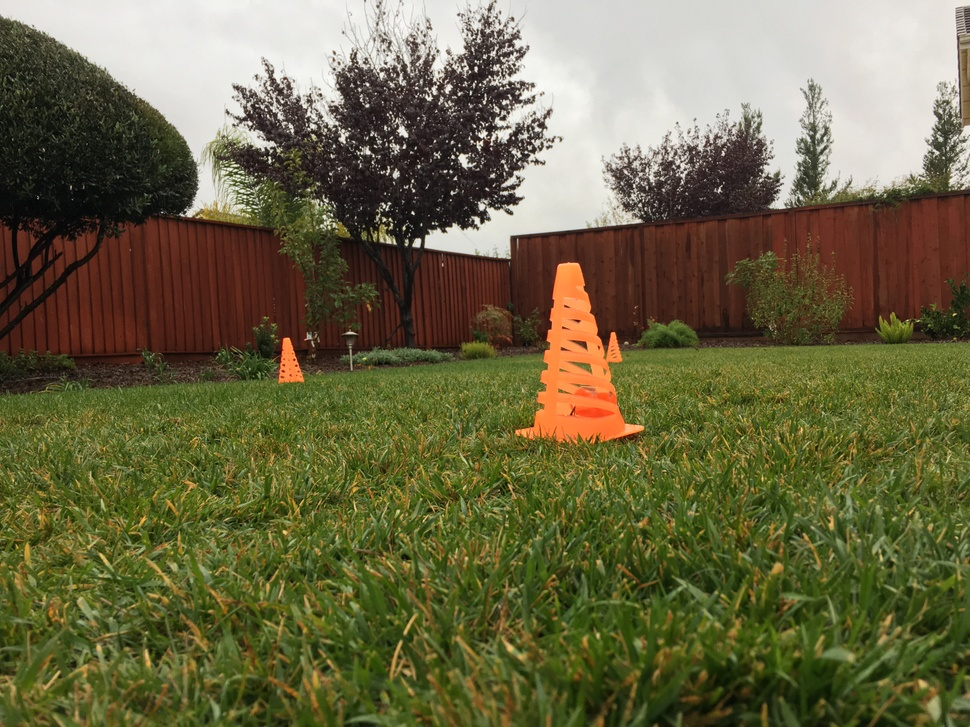
#> input picture images/IMG_1053.JPG, 970 x 727 px, shrunk from 4032 x 3024 before the run; its folder holds only this picture in this run
$ python cones.py   (Python 2 division)   (older library calls are emulated)
#> lines starting #> are read from the running program, lines starting #| are printed output that depends on the picture; after the words box and inside, x2 and y2 are one past the last pixel; in counts of white or black regions, pixels touching at a corner belong together
import numpy as np
import cv2
import glob
import os

def is_cv2():
    # if we are using OpenCV 2, then our cv2.__version__ will start
    # with '2.'
    return check_opencv_version("2.")

# [4 lines left out: function is_cv3, not called in this run]

def check_opencv_version(major, lib=None):
    # if the supplied library is None, import OpenCV
    if lib is None:
        import cv2 as lib

    # return whether or not the current OpenCV version matches the
    # major version number
    return lib.__version__.startswith(major)

def convexHullIsPointingUp(hull):
    x, y, w, h = cv2.boundingRect(hull)

    aspectRatio = float(w) / h
    if aspectRatio > 0.9:
        return False

    listOfPointsAboveCenter = []
    listOfPointsBelowCenter = []

    intYcenter = y + h / 2

    # step through all points in convex hull
    for point in hull:
        # and add each point to
        # list of points above or below vertical center as applicable
        if point[0][1] < intYcenter:
            listOfPointsAboveCenter.append(point)

        if point[0][1] >= intYcenter:
            listOfPointsBelowCenter.append(point)

    intLeftMostPointBelowCenter = listOfPointsBelowCenter[0][0][0]
    intRightMostPointBelowCenter = listOfPointsBelowCenter[0][0][0]

    # determine left most point below center
    for point in listOfPointsBelowCenter:

            if point[0][0] < intLeftMostPointBelowCenter:
                intLeftMostPointBelowCenter = point[0][0]

        # determine right most point below center
    for point in listOfPointsBelowCenter:
        if point[0][0] >= intRightMostPointBelowCenter:
            intRightMostPointBelowCenter = point[0][0]

        # step through all points above center
    for point in listOfPointsAboveCenter:
        if point[0][0] < intLeftMostPointBelowCenter or \
         point[0][0] > intRightMostPointBelowCenter:
            return False

    # if we get here, shape has passed pointing up check
    return True


def testcone(img, file=''):
#> called with file = './images/IMG_1053.JPG'
    print 'Image shape ', img.shape
#| Image shape  (727, 970, 3)
    cv2.imshow('image', img)
    # convert to HSV color space, this will produce better color filtering
    imgHSV = cv2.cvtColor(img, cv2.COLOR_BGR2HSV)
#> imgHSV: shape (727, 970, 3); mean H, S, V 27.6, 124.1, 111.5
#> img is the input picture: shape (727, 970, 3); mean B, G, R 68.1, 102.1, 106.5

    # Threshold on low range of HSV red
    low_redl = np.array([0, 135, 135])
    low_redh = np.array([15, 255, 255])
    imgThreshLow = cv2.inRange(imgHSV, low_redl, low_redh)
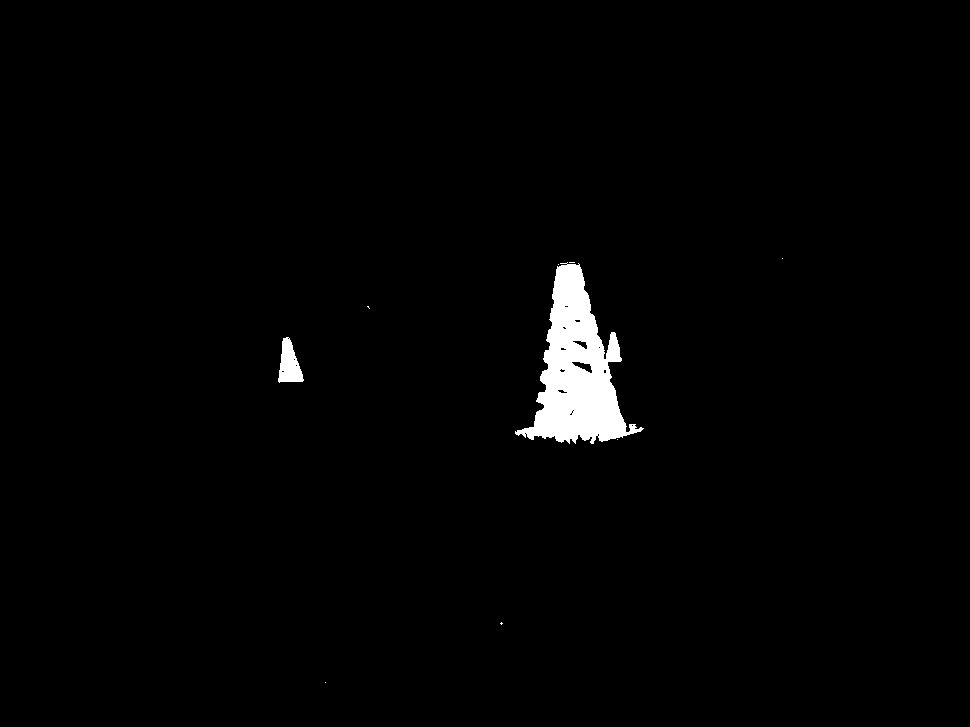
#> imgThreshLow: shape (727, 970); 1.6% white; 9 white regions (7 under 20 px), largest, box (x1, y1, x2, y2) and area: (515, 262, 644, 444) 10510, (278, 337, 304, 383) 732

    # threshold on high range of HSV red
    high_redl = np.array([159, 135, 135])
    high_redh = np.array([179, 255, 255])
    imgThreshHigh = cv2.inRange(imgHSV, high_redl, high_redh)
#> imgThreshHigh: shape (727, 970); every value is 0

    # combine low range red thresh and high range red thresh
    imgThresh = cv2.bitwise_or(imgThreshLow, imgThreshHigh)

    # clone/copy thresh image before smoothing
    imgThreshSmoothed = imgThresh.copy()
    # open image (erode, then dilate)
    kernel = np.ones((3, 3), np.uint8)
    imgThreshSmoothed = cv2.erode(imgThresh, kernel, iterations=1)
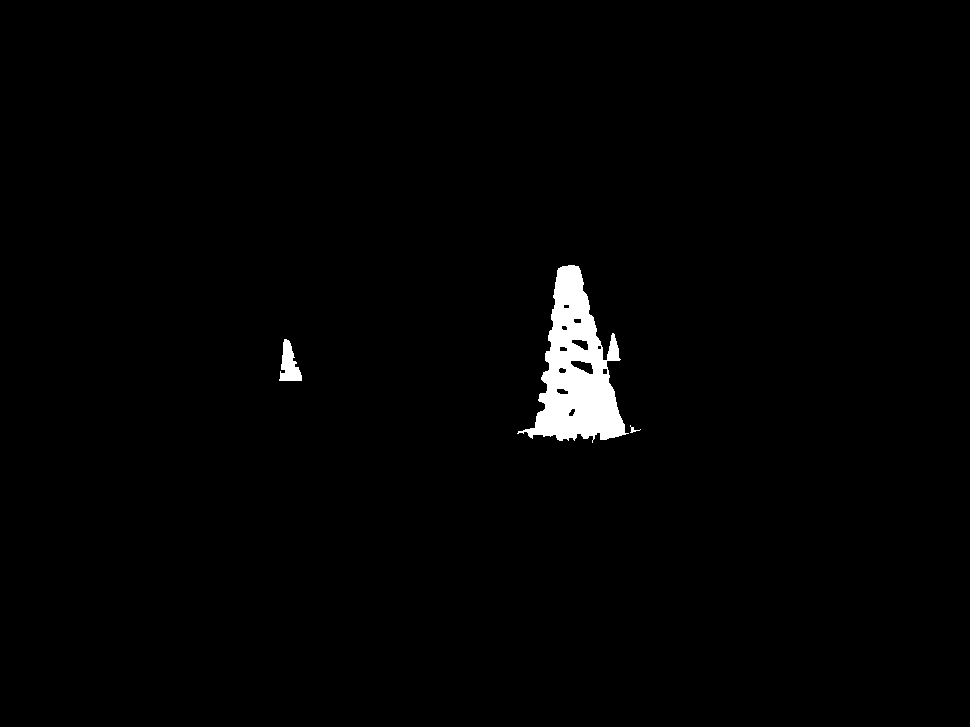
#> imgThreshSmoothed: shape (727, 970); 1.4% white; 3 white regions, box (x1, y1, x2, y2) and area: (517, 265, 629, 443) 9313, (279, 339, 302, 381) 566, (630, 425, 641, 433) 29
    imgThreshSmoothed = cv2.dilate(imgThreshSmoothed, kernel, iterations=1)
#> imgThreshSmoothed: shape (727, 970); 1.6% white; 2 white regions, box (x1, y1, x2, y2) and area: (516, 264, 642, 444) 10442, (278, 338, 303, 382) 718
    # Gaussian blur
    imgThreshSmoothed = cv2.GaussianBlur(imgThreshSmoothed, (5, 5), 0)
    cv2.imshow('imgThreshSmoothed ', imgThreshSmoothed)
    # get Canny edges

    imgCanny = cv2.Canny(imgThreshSmoothed, 160, 80)
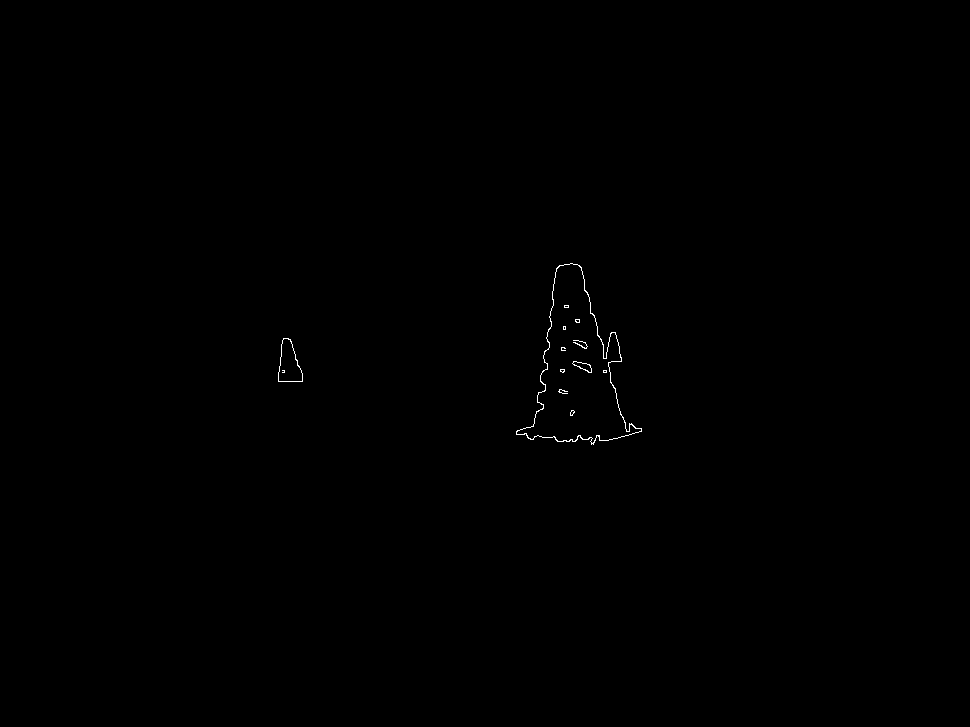
#> imgCanny: shape (727, 970); 0.15% white in thin lines or dots, all inside (x1, y1, x2, y2) = (278, 263, 642, 445)
    cv2.imshow('imgCanny ', imgCanny)
    contours = None

    if is_cv2():
        contours, hierarchy = cv2.findContours(imgCanny,cv2.RETR_EXTERNAL,cv2.CHAIN_APPROX_SIMPLE)
    else:
        image, contours, hierarchy = cv2.findContours(imgCanny,cv2.RETR_EXTERNAL,cv2.CHAIN_APPROX_SIMPLE)
#> contours = 2 contours; box (x1, y1, x2, y2) and area: (516, 263, 642, 445) 10652, (278, 338, 303, 382) 707

    listOfContours = []
    if len(contours) != 0:
        for cnt in contours:

            # epsilon = 0.1 * cv2.arcLength(cnt, True)
            # print'epsilon',epsilon
            listOfContours.append(cv2.approxPolyDP(cnt, 6.7, True))
#> this loop made 2 passes
#> after the loop, listOfContours = 2 contours; box (x1, y1, x2, y2) and area: (516, 263, 642, 445) 9998, (278, 338, 303, 382) 516

    # print file + ' listOfContours ' , len(listOfContours)

    listOfCones = []
    for contour in listOfContours:
            hull = cv2.convexHull(contour)
            # print 'convexHull',len(temp)
            if (len(hull) >= 3 and len(hull) <= 10):
                imghull2 = cv2.drawContours(img.copy(), hull, 1, (0, 0, 255), 5)
                # draw hull on image???
                # print '--hull',len(hull)    #hull.append(temp)
            else:
                continue

            if convexHullIsPointingUp(hull):
                # print '-Point up-'
                listOfCones.append(hull)
#> this loop made 2 passes
#> (contour, hull, x in convexHullIsPointingUp, y in convexHullIsPointingUp, w in convexHullIsPointingUp, h in convexHullIsPointingUp, aspectRatio in convexHullIsPointingUp, intYcenter in convexHullIsPointingUp) on pass 1: ([[283, 338], [278, 381], [302, 381]], [[302, 381], [278, 381], [283, 338]], 278, 338, 25, 44, 0.568, 360)
#> after the loop, listOfCones = 2 contours; box (x1, y1, x2, y2) and area: (516, 263, 642, 445) 13964, (278, 338, 303, 382) 516

    imghull = None

    if is_cv2():
        imghull = img.copy()
        cv2.drawContours(imghull, listOfCones, -1, (0, 255, 0), 3)
    else:
        imghull = cv2.drawContours(img, listOfCones, -1, (0, 255, 0), 3)

    cv2.imshow('hull ', imghull)

    # cv2.imshow('hull 2',imghull2)

    # remove any inner overlapping cones

    print'Found ', len(listOfCones), ' Cones'
#| Found  2  Cones

    return


# get the files
files = glob.glob(os.path.join('.', 'images', '*.jpg'))

for file in files:
    print 'Processing file ' + file
    testcone(cv2.imread(file, -1), file=file)
    print 'Done Processing file ' + file
    cv2.waitKey(0)
    cv2.destroyAllWindows()

$ run again, on images/IMG_1058.JPG
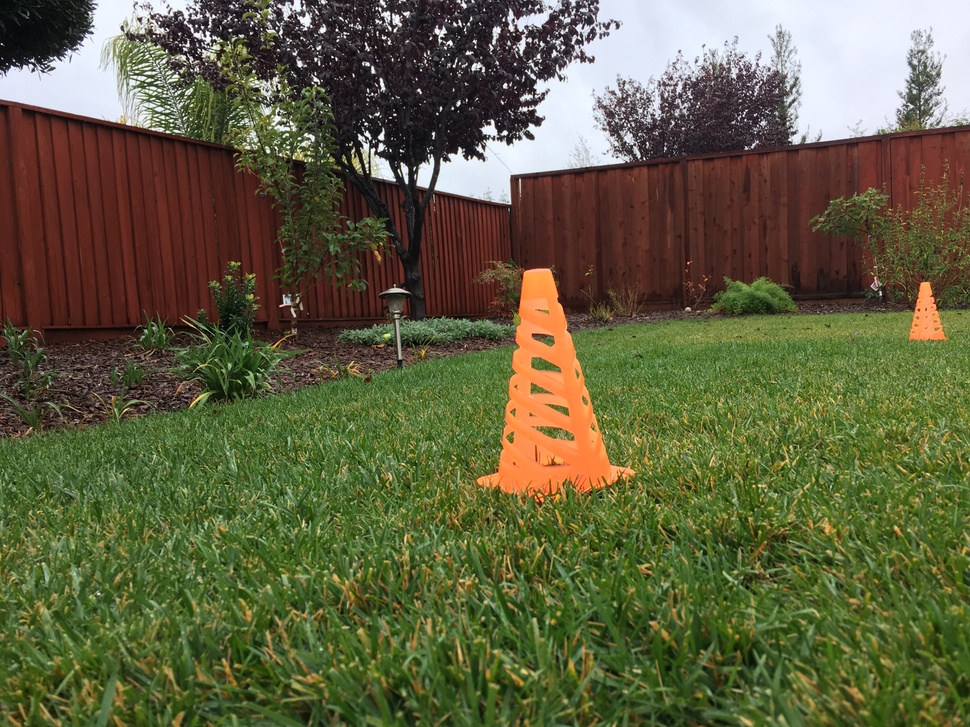
#> input picture images/IMG_1058.JPG, 970 x 727 px, shrunk from 4032 x 3024 before the run
#| Image shape  (727, 970, 3)
#> imgHSV: shape (727, 970, 3); mean H, S, V 48, 122.1, 108.3
#> in testcone, img is the input picture: shape (727, 970, 3); mean B, G, R 63.9, 95.5, 96.4
#> in testcone, `imgThreshLow = cv2.inRange(imgHSV, low_redl, low_redh)`:
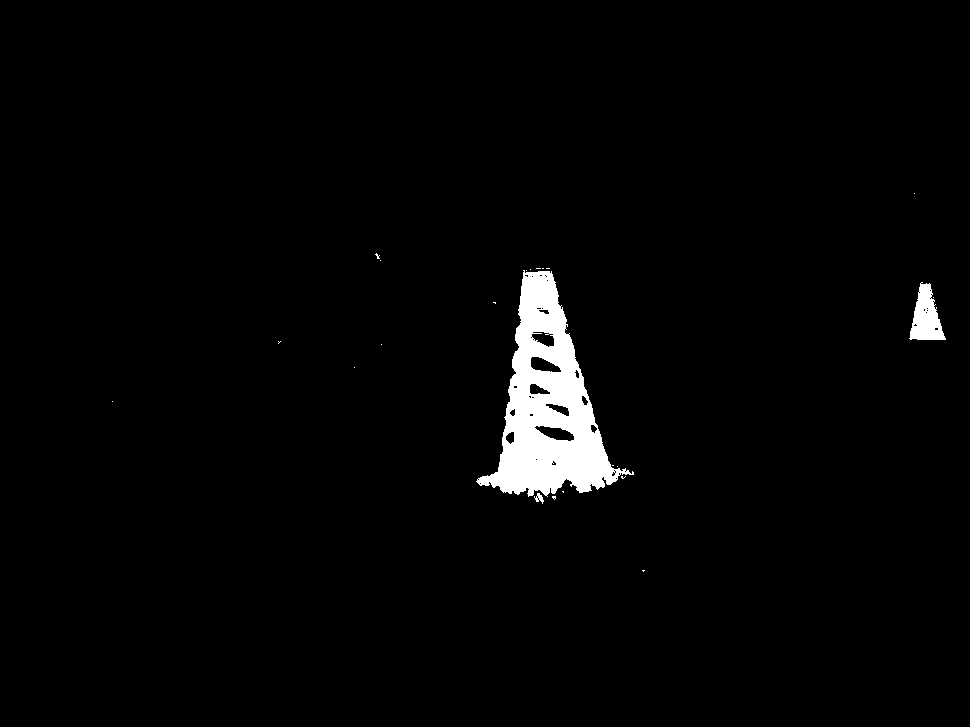
#> imgThreshLow: shape (727, 970); 2.3% white; 23 white regions (20 under 20 px), largest, box (x1, y1, x2, y2) and area: (476, 270, 634, 497) 14975, (909, 282, 946, 340) 1253, (534, 493, 544, 504) 53
#> imgThreshHigh: shape (727, 970); every value is 0
#> in testcone, `imgCanny = cv2.Canny(imgThreshSmoothed, 160, 80)`:
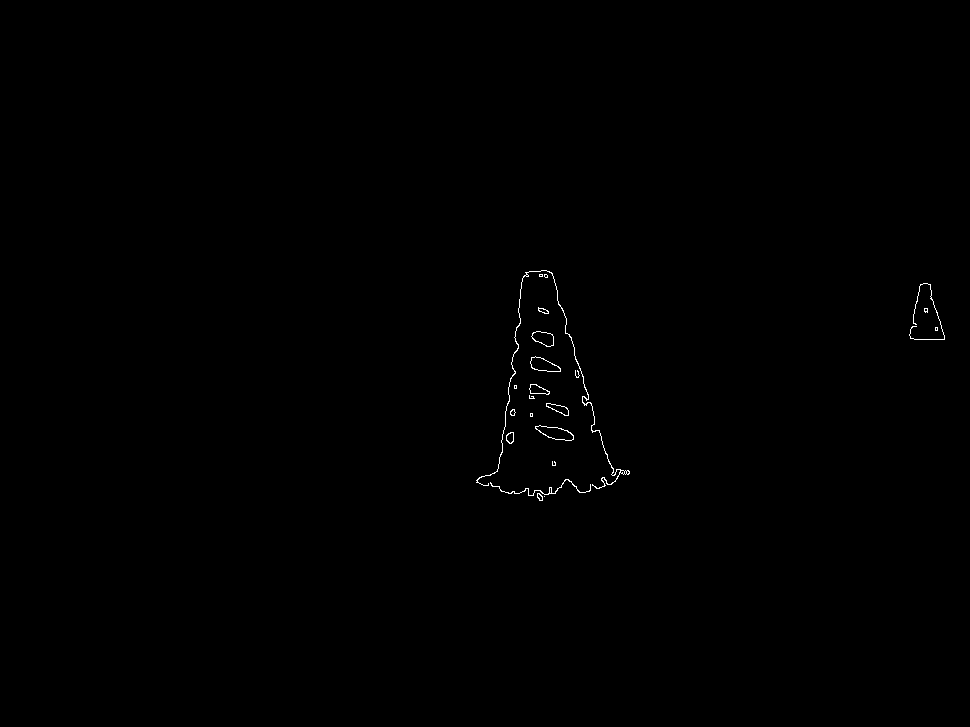
#> imgCanny: shape (727, 970); 0.22% white in thin lines or dots, all inside (x1, y1, x2, y2) = (476, 270, 945, 501)
#> contours = 22 contours, 11 with area under 20; largest, box (x1, y1, x2, y2) and area: (535, 425, 574, 441) 331, (530, 356, 561, 372) 280, (531, 331, 554, 347) 230, (546, 403, 569, 416) 130, (476, 270, 630, 489) 126
#> the loop in testcone, `for cnt in contours:  # epsilon = 0.1 * cv2.arcLength(cnt, True) # pri..` made 22 passes
#> cnt on passes 1, 7, 11, 16, 21: [[544, 496]], [[530, 413], [530, 416], [532, 416], [532, 413]], [[514, 385], [514, 388], [516, 388], [516, 385]], [[935, 327], [935, 330], [937, 330], [937, 327]], [[539, 274], [539, 276], [542, 276], [542, 274]]
#> after the loop in testcone, `for cnt in contours:`: listOfContours = 22 contours, 17 with area under 20; largest, box (x1, y1, x2, y2) and area: (476, 270, 630, 487) 226, (910, 283, 945, 340) 218, (531, 357, 561, 372) 153, (532, 333, 554, 346) 110, (530, 384, 550, 394) 86
#> the loop in testcone, `for contour in listOfContours:` made 22 passes
#> hull on passes 1, 4, 5, 7, 8, 10, 11, 16: [[544, 496]], [[552, 461]], [[513, 432], [509, 443]], [[530, 413]], [[512, 409]], [[529, 395]], [[514, 385]], [[935, 327]]
#> after the loop in testcone, `for contour in listOfContours:`: listOfCones = 2 contours; box (x1, y1, x2, y2) and area: (476, 270, 630, 487) 19842, (910, 283, 945, 340) 1210
#| Found  2  Cones
